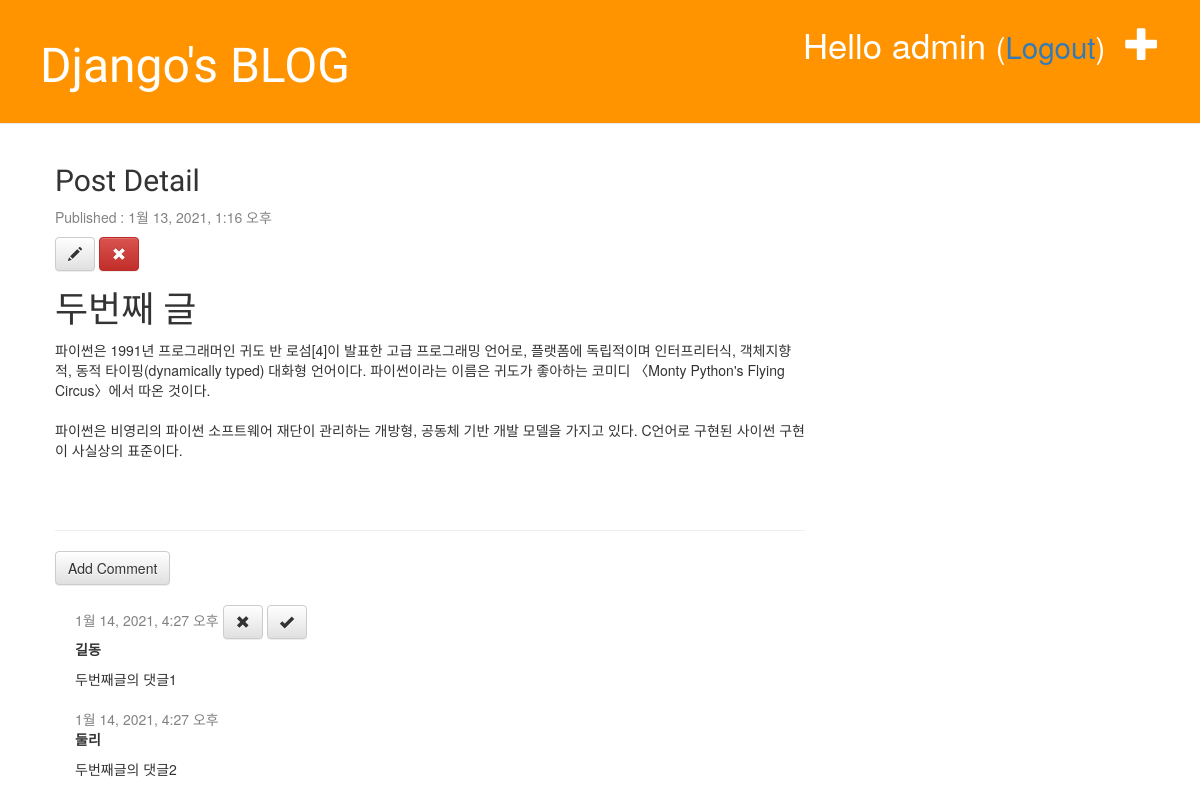
Page /post/2 (signed in) on the earlier database version.
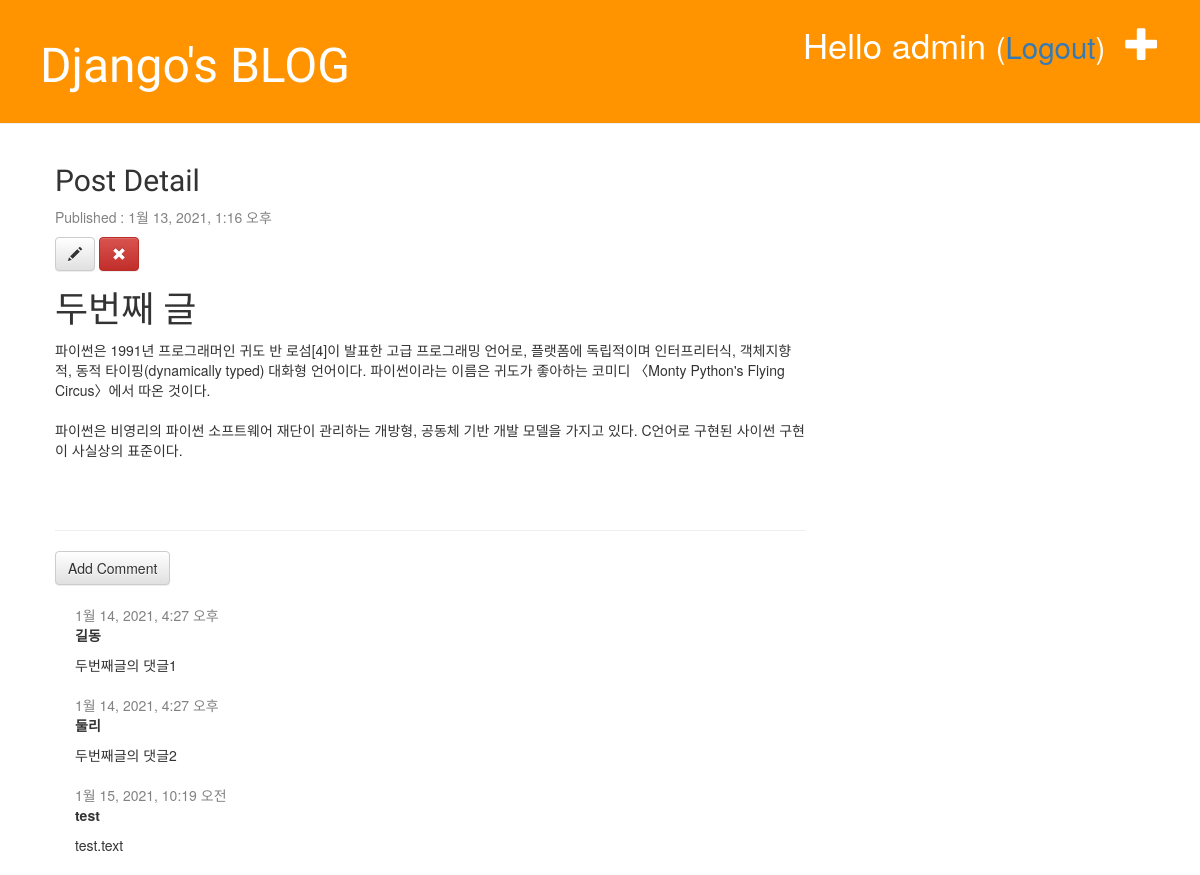
Same page on the later database version.
### blog/models.py (models this page shows, shortened)
class Comment(models.Model):
    post = models.ForeignKey('blog.Post', on_delete=models.CASCADE, related_name='comments')
    author = models.CharField(max_length=100)
    text = models.TextField()
    created_date = models.DateTimeField(default=timezone.now)
    approved_comment = models.BooleanField(default=False)

### blog/views.py (the view)
# urls.py: path('post/<int:pk>', views.post_detail, name='post_detail'),
def post_detail(request, pk):
    post = get_object_or_404(Post, pk=pk)
    return render(request, 'blog/post_detail.html', {'post': post})

### blog/templates/blog/post_detail.html (shortened to what this page needs)
{% extends 'blog/base.html' %}
{% block content %}
<div class="post">
    <h2>Post Detail</h2>
    {% if post.published_date %}
    <div class="date">
        <p>Published : {{post.published_date}}</p>
    </div>
    {% endif %}
    {% if user.is_authenticated %}
        <a href="{% url 'post_edit' pk=post.pk %}" class="btn btn-default">
            <span class="glyphicon glyphicon-pencil"></span>
        </a>
        <a href="#" onclick="post_remove()" class="btn btn-danger">
            <span class="glyphicon glyphicon-remove"></span>
        </a>
    {% endif %}
    <h1>{{post.title}}</h1>
    <p>{{post.text|linebreaksbr}}</p>
</div>
<hr>
<a href="{% url 'add_comment_to_post' pk=post.pk %}" class="btn btn-default">Add Comment</a>
{% for comment in post.comments.all %}
    {% if user.is_authenticated %}
    <div class="comment">
        <div class="date">
            {{comment.created_date}}
            {% if not comment.approved_comment %}
                <a href="{% url 'comment_remove' pk=comment.pk %}" class="btn btn-default">
                    <span class="glyphicon glyphicon-remove"></span>
                </a>
                <a href="{% url 'comment_approve' pk=comment.pk %}" class="btn btn-default">
                    <span class="glyphicon glyphicon-ok"></span>
                </a>
            {% endif %}
        </div>
        <strong>{{comment.author}}</strong>
        <p>{{comment.text|linebreaks}}</p>
    </div>
    {% endif %}
{% empty %}
    <p>No comments here yet : </p>
{% endfor %}
{% endblock %}

Differences in the rows shown:
changed Comment "길동": approved_comment False → True (drawn)
added Comment: created_date "1월 15, 2021, 10:19 오전", author "test", text "test.text"
